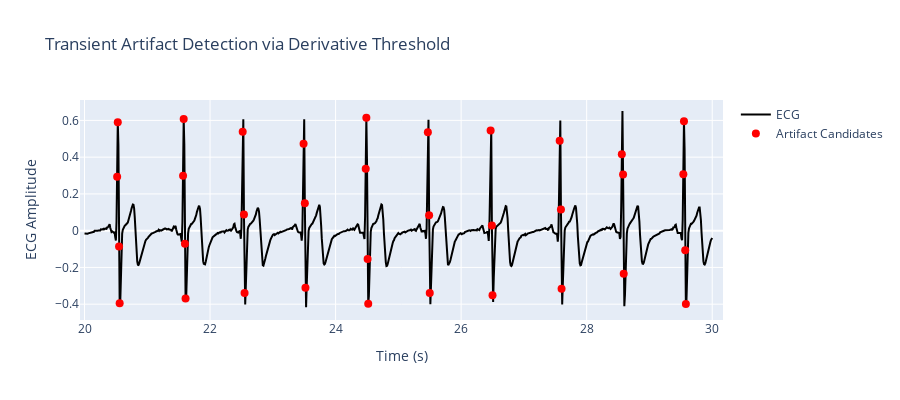

Here is the notebook cell this chart was saved with:
### Markdown cell above
Note: Derivative-based detection confuse R-peaks with artifacts because R-peaks are natural sharp changes in the ECG (especially steep upward slopes) and so are artifacts (like sudden motion, electrode pops, etc.)

Both show up as large derivatives, so a naive derivative threshold could easily misclassify legit heartbeats as noise. This isn't an issue for us if we use the threshold of 5 but if it were an issue we could use both amplitude and slope because artifacts often have High slope and abnormal amplitude (e.g., > 3 mV spike) Or non-cardiac shape (very fast rise and fall, no T-wave, etc.) So we could use a compound condition. We could also try things like time spacing or waveform shape. But again doesn't seem like an issue for us here.

### Code cell
# plot ecg with artifact candidates

fs = 100
start_sec = 20
end_sec = 30
mask = (ecg_signal.index / fs >= start_sec) & (ecg_signal.index / fs <= end_sec)
time_zoom = ecg_signal.index[mask] / fs
ecg_zoom = ecg_signal[mask]

# Filter artifact indices to zoomed window
artifact_times = artifact_indices / fs
artifact_times_zoomed = [t for t in artifact_times if start_sec <= t <= end_sec]
artifact_values_zoomed = ecg_signal.iloc[[int(t * fs) for t in artifact_times_zoomed]]

# Plot
fig = go.Figure()
fig.add_trace(go.Scatter(x=time_zoom, y=ecg_zoom, name="ECG", line=dict(color="black")))
fig.add_trace(
    go.Scatter(
        x=artifact_times_zoomed,
        y=artifact_values_zoomed,
        mode="markers",
        marker=dict(color="red", size=8),
        name="Artifact Candidates",
    )
)

fig.update_layout(
    title="Transient Artifact Detection via Derivative Threshold",
    xaxis_title="Time (s)",
    yaxis_title="ECG Amplitude",
    height=400,
)
fig.show()

### Figure 1 — Plotly figure (JSON) as saved in the notebook; plotly's stock layout.template omitted (floating-point values rounded to 4 significant figures; data arrays with more than 128 entries replaced by an {"elided": "..."} marker saying what was removed)
{"data": [{"line": {"color": "black"}, "name": "ECG", "type": "scatter", "x": {"elided": "1001 float values"}, "y": {"elided": "1001 float values"}}, {"marker": {"color": "red", "size": 8}, "mode": "markers", "name": "Artifact Candidates", "type": "scatter", "x": [20.52, 20.53, 20.55, 20.56, 21.57, 21.58, 21.6, 21.61, 22.52, 22.54, 22.55, 23.49, 23.51, 23.52, 24.48, 24.49, 24.51, 24.52, 25.47, 25.49, 25.5, 26.47, 26.49, 26.5, 27.57, 27.59, 27.6, 28.56, 28.58, 28.59, 29.54, 29.55, 29.57, 29.58], "y": [0.2937, 0.5906, -0.08551, -0.3944, 0.2987, 0.608, -0.0713, -0.3697, 0.5385, 0.08771, -0.3389, 0.473, 0.1486, -0.3106, 0.3365, 0.6147, -0.1535, -0.397, 0.5353, 0.08444, -0.3386, 0.5457, 0.02806, -0.351, 0.4892, 0.1152, -0.3163, 0.4152, 0.3057, -0.2343, 0.3065, 0.5958, -0.1059, -0.399]}], "layout": {"height": 400, "title": {"text": "Transient Artifact Detection via Derivative Threshold"}, "xaxis": {"title": {"text": "Time (s)"}}, "yaxis": {"title": {"text": "ECG Amplitude"}}}}
